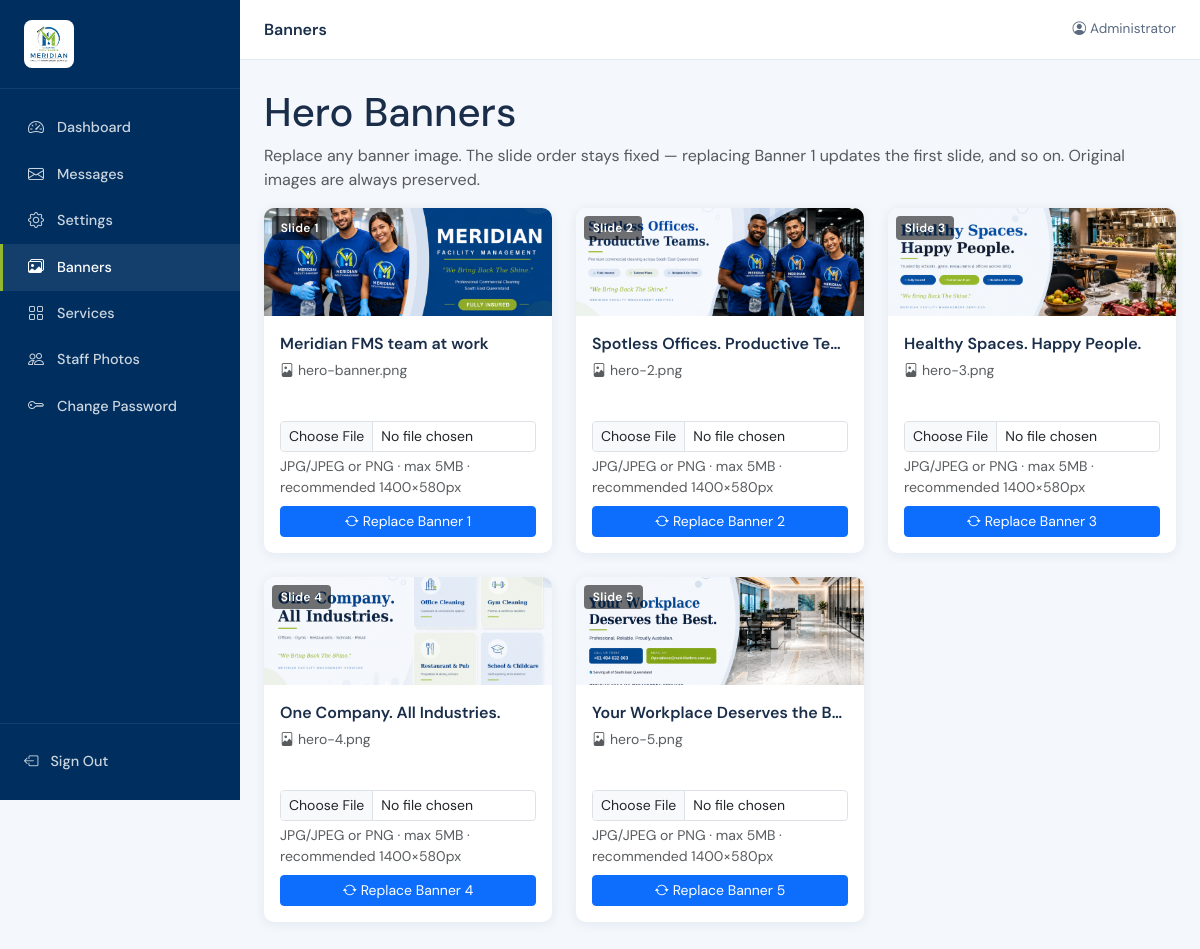
The page /src/public/admin/banners.php (signed in) on the database its author committed.
### tables this page shows
CREATE TABLE IF NOT EXISTS banners (
    id INT UNSIGNED AUTO_INCREMENT PRIMARY KEY,
    filename VARCHAR(255) NOT NULL,
    alt_text VARCHAR(255) NOT NULL DEFAULT '',
    sort_order TINYINT NOT NULL DEFAULT 0,
    is_active TINYINT(1) NOT NULL DEFAULT 1
);

### src/app/Content/BannerRepository.php (called while the page is built, shortened)
<?php
class BannerRepository
{
    public function getAll(): array
    {
        $pdo = Database::getInstance()->getConnection();
        $stmt = $pdo->query('SELECT id, filename, alt_text, sort_order FROM banners ORDER BY sort_order ASC');
        return $stmt->fetchAll();
    }
}

### src/public/admin/banners.php (the view, shortened to what this page needs)
<?php
$repo = new BannerRepository();
$banners = $repo->getAll();
$pageTitle = 'Banners';
$activePage = 'banners';
require_once __DIR__ . '/../../admin/templates/admin-header.php';
?>
<div class="admin-content-header">
    <div>
        <h1 class="admin-page-title">Hero Banners</h1>
        <p class="admin-page-sub text-muted">
            Replace any banner image. The slide order stays fixed — replacing Banner 1 updates the first slide, and so on.
            Original images are always preserved.
        </p>
    </div>
</div>
<div class="row g-4">
    <?php foreach ($banners as $banner): ?>
        <div class="col-12 col-md-6 col-xl-4">
            <div class="admin-card h-100 d-flex flex-column p-0 overflow-hidden">
                <div class="banner-thumb-wrap">
                    <img src="/assets/images/<?= htmlspecialchars($banner['filename']) ?>"
                        alt="<?= htmlspecialchars($banner['alt_text']) ?>"
                        class="banner-thumb"
                        onerror="this.src=''; this.closest('.banner-thumb-wrap').classList.add('banner-thumb--missing')">
                    <span class="banner-slot-badge">Slide <?= (int) $banner['sort_order'] ?></span>
                </div>
                <div class="p-3 d-flex flex-column flex-grow-1">
                    <p class="fw-semibold mb-1 text-truncate" title="<?= htmlspecialchars($banner['alt_text']) ?>">
                        <?= htmlspecialchars($banner['alt_text']) ?>
                    </p>
                    <p class="small text-muted mb-3">
                        <i class="bi bi-file-image me-1"></i><?= htmlspecialchars($banner['filename']) ?>
                    </p>
                    <form method="POST" enctype="multipart/form-data" class="mt-auto">
                        <div class="mb-2">
                            <input type="file"
                                name="image"
                                accept=".jpg,.jpeg,.png"
                                class="form-control form-control-sm"
                                data-preview="preview-<?= (int) $banner['id'] ?>">
                            <div class="form-text">JPG/JPEG or PNG · max 5MB · recommended 1400×580px</div>
                        </div>
                        <button type="submit" class="btn btn-sm btn-primary w-100">
                            <i class="bi bi-arrow-repeat me-1"></i>Replace Banner <?= (int) $banner['sort_order'] ?>
                        </button>
                    </form>
                </div>
            </div>
        </div>
    <?php endforeach; ?>
</div>
<?php require_once __DIR__ . '/../../admin/templates/admin-footer.php'; ?>

### src/admin/templates/admin-header.php (shortened to what this page needs)
<!DOCTYPE html>
<html lang="en">
<head>
    <link rel="stylesheet" href="https://cdn.jsdelivr.net/npm/bootstrap@5.3.3/dist/css/bootstrap.min.css">
    <link rel="stylesheet" href="https://cdn.jsdelivr.net/npm/bootstrap-icons@1.11.3/font/bootstrap-icons.min.css">
    <link rel="stylesheet" href="/assets/css/admin.css">
</head>
<body>
    <div class="admin-wrapper">
        <?php require_once __DIR__ . '/admin-sidebar.php'; ?>
        <div class="admin-main">
            <header class="admin-topbar">
                <h1 class="topbar-title"><?= htmlspecialchars($pageTitle ?? 'Admin') ?></h1>
                <div class="topbar-right">
                    <span class="topbar-user">
                        <i class="bi bi-person-circle me-1"></i>Administrator
                    </span>
                </div>
            </header>
            <main class="admin-content">

### src/admin/templates/admin-sidebar.php (shortened to what this page needs)
<aside class="admin-sidebar" id="adminSidebar">
    <div class="sidebar-brand">
        <a href="/admin/dashboard.php">
            <img src="/assets/images/logo-full.png" alt="Meridian FMS" style="height:48px; background:#ffffff; border-radius:8px; padding:6px;"
                onerror="this.style.display='none'; this.nextElementSibling.style.display='block'">
        </a>
    </div>
    <ul class="sidebar-nav">
        <li class="<?= ($activePage ?? '') === 'dashboard' ? 'active' : '' ?>">
            <a href="/admin/dashboard.php">
                <i class="bi bi-speedometer2"></i>
                Dashboard
            </a>
        </li>
        <li class="<?= ($activePage ?? '') === 'messages' ? 'active' : '' ?>">
            <a href="/admin/messages.php">
                <i class="bi bi-envelope"></i>
                Messages
            </a>
        </li>
        <li class="<?= ($activePage ?? '') === 'settings' ? 'active' : '' ?>">
            <a href="/admin/settings.php">
                <i class="bi bi-gear"></i>
                Settings
            </a>
        </li>
        <li class="<?= ($activePage ?? '') === 'banners' ? 'active' : '' ?>">
            <a href="/admin/banners.php">
                <i class="bi bi-images"></i>
                Banners
            </a>
        </li>
        <li class="<?= ($activePage ?? '') === 'services' ? 'active' : '' ?>">
            <a href="/admin/services.php">
                <i class="bi bi-grid"></i>
                Services
            </a>
        </li>
        <li class="<?= ($activePage ?? '') === 'staff' ? 'active' : '' ?>">
            <a href="/admin/staff.php">
                <i class="bi bi-people"></i>
                Staff Photos
            </a>
        </li>
        <li class="<?= ($activePage ?? '') === 'change-password' ? 'active' : '' ?>">
            <a href="/admin/change-password.php">
                <i class="bi bi-key"></i>
                Change Password
            </a>
        </li>
    </ul>
    <div class="sidebar-footer">
        <a href="/admin/logout.php">
            <i class="bi bi-box-arrow-left"></i>
            Sign Out
        </a>
    </div>
</aside>

### src/admin/templates/admin-footer.php (shortened to what this page needs)
</main>
</div>
</div>
</body>
</html>

### src/public/assets/css/admin.css (style rules this page uses)
:root { --sidebar-width: 240px; --topbar-height: 60px; --blue: #00529B; --navy: #003D7A; --dark: #002F5F; --green: #94B730; --light: #F0F7FF; --text: #1A2E4A; --muted: #5A6A80; --sidebar-bg: #002F5F; --sidebar-text: rgba(255, 255, 255, 0.80); --sidebar-hover: rgba(255, 255, 255, 0.08); --sidebar-active: #00529B; --border: #E2EAF4; --card-shadow: 0 2px 12px rgba(0, 82, 155, 0.08); }
*, *::before, *::after { box-sizing: border-box; }
body { font-family: 'DM Sans', sans-serif; color: var(--text); background: #F4F7FB; margin: 0; }
.admin-wrapper { display: flex; min-height: 100vh; }
.admin-sidebar { width: var(--sidebar-width); background: var(--sidebar-bg); display: flex; flex-direction: column; position: fixed; top: 0; left: 0; height: 100vh; z-index: 1000; transition: transform 0.25s ease; overflow-y: auto; }
.sidebar-brand { padding: 1.25rem 1.5rem; border-bottom: 1px solid rgba(255, 255, 255, 0.08); flex-shrink: 0; }
.sidebar-brand img { height: 40px; display: block; }
.sidebar-nav { flex: 1; padding: 1rem 0; list-style: none; margin: 0; }
.sidebar-nav li a { display: flex; align-items: center; gap: 0.75rem; padding: 0.7rem 1.5rem; color: var(--sidebar-text); text-decoration: none; font-size: 0.9rem; font-weight: 500; border-left: 3px solid transparent; transition: background 0.15s, color 0.15s, border-color 0.15s; }
.sidebar-nav li.active a { background: var(--sidebar-hover); color: #fff; border-left-color: var(--green); }
.sidebar-nav li a i { font-size: 1rem; width: 18px; text-align: center; flex-shrink: 0; }
.sidebar-footer { padding: 1rem 0; border-top: 1px solid rgba(255, 255, 255, 0.08); flex-shrink: 0; }
.sidebar-footer a { display: flex; align-items: center; gap: 0.75rem; padding: 0.7rem 1.5rem; color: var(--sidebar-text); text-decoration: none; font-size: 0.9rem; font-weight: 500; transition: background 0.15s, color 0.15s; }
.admin-main { margin-left: var(--sidebar-width); flex: 1; display: flex; flex-direction: column; min-height: 100vh; }
.admin-topbar { height: var(--topbar-height); background: #fff; border-bottom: 1px solid var(--border); display: flex; align-items: center; padding: 0 1.5rem; position: sticky; top: 0; z-index: 100; gap: 1rem; }
.topbar-title { font-size: 1rem; font-weight: 600; color: var(--text); margin: 0; }
.topbar-right { margin-left: auto; display: flex; align-items: center; gap: 1rem; }
.topbar-user { font-size: 0.85rem; color: var(--muted); }
.admin-content { padding: 1.75rem 1.5rem; flex: 1; }
.admin-card { background: #fff; border-radius: 10px; box-shadow: var(--card-shadow); margin-bottom: 1.5rem; }
.banner-thumb-wrap { position: relative; width: 100%; aspect-ratio: 16 / 6; background: #e9f0f8; overflow: hidden; }
.banner-thumb { width: 100%; height: 100%; object-fit: cover; display: block; }
.banner-slot-badge { position: absolute; top: 0.5rem; left: 0.5rem; background: rgba(0, 0, 0, 0.55); color: #fff; font-size: 0.75rem; font-weight: 600; padding: 0.2rem 0.55rem; border-radius: 4px; letter-spacing: 0.03em; }

### rows shown on the page
banners: filename (picture), sort_order "1", alt_text "Meridian FMS team at work", filename "hero-banner.png"
banners: filename (picture), sort_order "2", alt_text "Spotless Offices. Productive Te…", filename "hero-2.png"
banners: filename (picture), sort_order "3", alt_text "Healthy Spaces. Happy People.", filename "hero-3.png"
banners: filename (picture), sort_order "4", alt_text "One Company. All Industries.", filename "hero-4.png"
banners: filename (picture), sort_order "5", alt_text "Your Workplace Deserves the B…", filename "hero-5.png"

### other values the page prints
$pageTitle "Banners"
